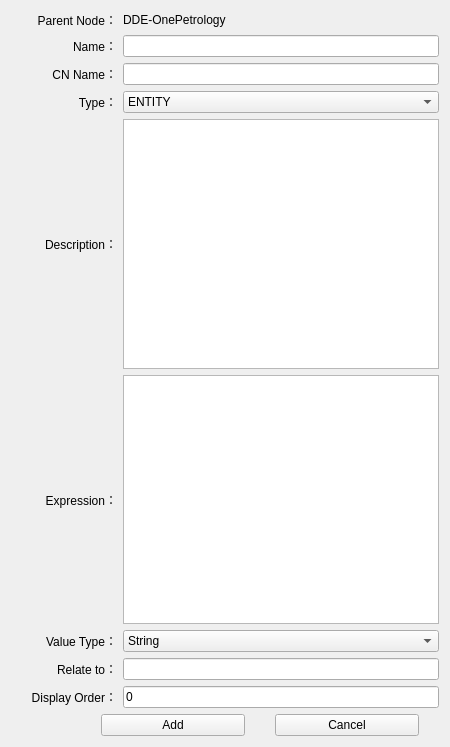
<?xml version="1.0" encoding="UTF-8"?>
<ui version="4.0">
 <class>KNodeWidget</class>
 <widget class="QWidget" name="KNodeWidget">
  <property name="geometry">
   <rect>
    <x>0</x>
    <y>0</y>
    <width>450</width>
    <height>747</height>
   </rect>
  </property>
  <property name="sizePolicy">
   <sizepolicy hsizetype="Fixed" vsizetype="Fixed">
    <horstretch>0</horstretch>
    <verstretch>0</verstretch>
   </sizepolicy>
  </property>
  <property name="windowTitle">
   <string>Form</string>
  </property>
  <layout class="QVBoxLayout" name="verticalLayout_2">
   <item>
    <layout class="QVBoxLayout" name="verticalLayout">
     <item>
      <layout class="QHBoxLayout" name="horizontalLayout" stretch="1,3">
       <item>
        <widget class="QLabel" name="label">
         <property name="text">
          <string>Parent Node：</string>
         </property>
         <property name="alignment">
          <set>Qt::AlignRight|Qt::AlignTrailing|Qt::AlignVCenter</set>
         </property>
        </widget>
       </item>
       <item>
        <widget class="QLabel" name="lblParentName">
         <property name="text">
          <string>DDE-OnePetrology</string>
         </property>
        </widget>
       </item>
      </layout>
     </item>
     <item>
      <layout class="QHBoxLayout" name="horizontalLayout_2" stretch="1,3">
       <item>
        <widget class="QLabel" name="label_2">
         <property name="text">
          <string>Name：</string>
         </property>
         <property name="alignment">
          <set>Qt::AlignRight|Qt::AlignTrailing|Qt::AlignVCenter</set>
         </property>
        </widget>
       </item>
       <item>
        <widget class="QLineEdit" name="txtName"/>
       </item>
      </layout>
     </item>
     <item>
      <layout class="QHBoxLayout" name="horizontalLayout_3" stretch="1,3">
       <item>
        <widget class="QLabel" name="label_3">
         <property name="text">
          <string>CN Name：</string>
         </property>
         <property name="alignment">
          <set>Qt::AlignRight|Qt::AlignTrailing|Qt::AlignVCenter</set>
         </property>
        </widget>
       </item>
       <item>
        <widget class="QLineEdit" name="txtCNName"/>
       </item>
      </layout>
     </item>
     <item>
      <layout class="QHBoxLayout" name="horizontalLayout_4" stretch="1,3">
       <item>
        <widget class="QLabel" name="label_4">
         <property name="text">
          <string>Type：</string>
         </property>
         <property name="alignment">
          <set>Qt::AlignRight|Qt::AlignTrailing|Qt::AlignVCenter</set>
         </property>
        </widget>
       </item>
       <item>
        <widget class="QComboBox" name="comboType">
         <item>
          <property name="text">
           <string>ENTITY</string>
          </property>
          <property name="icon">
           <iconset>
            <normaloff>res/entity.png</normaloff>res/entity.png</iconset>
          </property>
         </item>
         <item>
          <property name="text">
           <string>DIR</string>
          </property>
          <property name="icon">
           <iconset>
            <normaloff>res/dir.png</normaloff>res/dir.png</iconset>
          </property>
         </item>
         <item>
          <property name="text">
           <string>PROP</string>
          </property>
          <property name="icon">
           <iconset>
            <normaloff>res/prop.png</normaloff>res/prop.png</iconset>
          </property>
         </item>
         <item>
          <property name="text">
           <string>CLASSIFY</string>
          </property>
          <property name="icon">
           <iconset>
            <normaloff>res/classify.png</normaloff>res/classify.png</iconset>
          </property>
         </item>
        </widget>
       </item>
      </layout>
     </item>
     <item>
      <layout class="QHBoxLayout" name="horizontalLayout_6" stretch="1,3">
       <item>
        <widget class="QLabel" name="label_5">
         <property name="text">
          <string>Description：</string>
         </property>
         <property name="alignment">
          <set>Qt::AlignRight|Qt::AlignTrailing|Qt::AlignVCenter</set>
         </property>
        </widget>
       </item>
       <item>
        <widget class="QTextEdit" name="txtDescription"/>
       </item>
      </layout>
     </item>
     <item>
      <layout class="QHBoxLayout" name="horizontalLayout_7" stretch="1,3">
       <item>
        <widget class="QLabel" name="label_6">
         <property name="text">
          <string>Expression：</string>
         </property>
         <property name="alignment">
          <set>Qt::AlignRight|Qt::AlignTrailing|Qt::AlignVCenter</set>
         </property>
        </widget>
       </item>
       <item>
        <widget class="QTextEdit" name="txtExpression"/>
       </item>
      </layout>
     </item>
     <item>
      <layout class="QHBoxLayout" name="horizontalLayout_8" stretch="1,3">
       <item>
        <widget class="QLabel" name="label_7">
         <property name="text">
          <string>Value Type：</string>
         </property>
         <property name="alignment">
          <set>Qt::AlignRight|Qt::AlignTrailing|Qt::AlignVCenter</set>
         </property>
        </widget>
       </item>
       <item>
        <widget class="QComboBox" name="comboValueType">
         <item>
          <property name="text">
           <string>String</string>
          </property>
          <property name="icon">
           <iconset>
            <normaloff>res/string.png</normaloff>res/string.png</iconset>
          </property>
         </item>
         <item>
          <property name="text">
           <string>Float</string>
          </property>
          <property name="icon">
           <iconset>
            <normaloff>res/float.png</normaloff>res/float.png</iconset>
          </property>
         </item>
         <item>
          <property name="text">
           <string>Enum</string>
          </property>
          <property name="icon">
           <iconset>
            <normaloff>res/classify.png</normaloff>res/classify.png</iconset>
          </property>
         </item>
         <item>
          <property name="text">
           <string>RELATION</string>
          </property>
          <property name="icon">
           <iconset>
            <normaloff>res/entity.png</normaloff>res/entity.png</iconset>
          </property>
         </item>
        </widget>
       </item>
      </layout>
     </item>
     <item>
      <layout class="QHBoxLayout" name="horizontalLayout_9" stretch="1,3">
       <item>
        <widget class="QLabel" name="label_8">
         <property name="toolTipDuration">
          <number>5</number>
         </property>
         <property name="text">
          <string>Relate to：</string>
         </property>
         <property name="alignment">
          <set>Qt::AlignRight|Qt::AlignTrailing|Qt::AlignVCenter</set>
         </property>
        </widget>
       </item>
       <item>
        <widget class="QLineEdit" name="txtRelateToEntity"/>
       </item>
      </layout>
     </item>
     <item>
      <layout class="QHBoxLayout" name="horizontalLayout_10" stretch="1,3">
       <item>
        <widget class="QLabel" name="label_9">
         <property name="toolTipDuration">
          <number>5</number>
         </property>
         <property name="text">
          <string>Display Order：</string>
         </property>
         <property name="alignment">
          <set>Qt::AlignRight|Qt::AlignTrailing|Qt::AlignVCenter</set>
         </property>
        </widget>
       </item>
       <item>
        <widget class="QLineEdit" name="txtOrder">
         <property name="text">
          <string>0</string>
         </property>
         <property name="maxLength">
          <number>5</number>
         </property>
        </widget>
       </item>
      </layout>
     </item>
     <item>
      <layout class="QHBoxLayout" name="horizontalLayout_5" stretch="0,1,1">
       <property name="spacing">
        <number>30</number>
       </property>
       <property name="leftMargin">
        <number>50</number>
       </property>
       <property name="rightMargin">
        <number>20</number>
       </property>
       <item>
        <spacer name="horizontalSpacer">
         <property name="orientation">
          <enum>Qt::Horizontal</enum>
         </property>
         <property name="sizeHint" stdset="0">
          <size>
           <width>40</width>
           <height>20</height>
          </size>
         </property>
        </spacer>
       </item>
       <item>
        <widget class="QPushButton" name="btnAdd">
         <property name="text">
          <string>Add</string>
         </property>
        </widget>
       </item>
       <item>
        <widget class="QPushButton" name="btnCancel">
         <property name="text">
          <string>Cancel</string>
         </property>
         <property name="flat">
          <bool>false</bool>
         </property>
        </widget>
       </item>
      </layout>
     </item>
    </layout>
   </item>
  </layout>
 </widget>
 <resources/>
 <connections/>
</ui>
